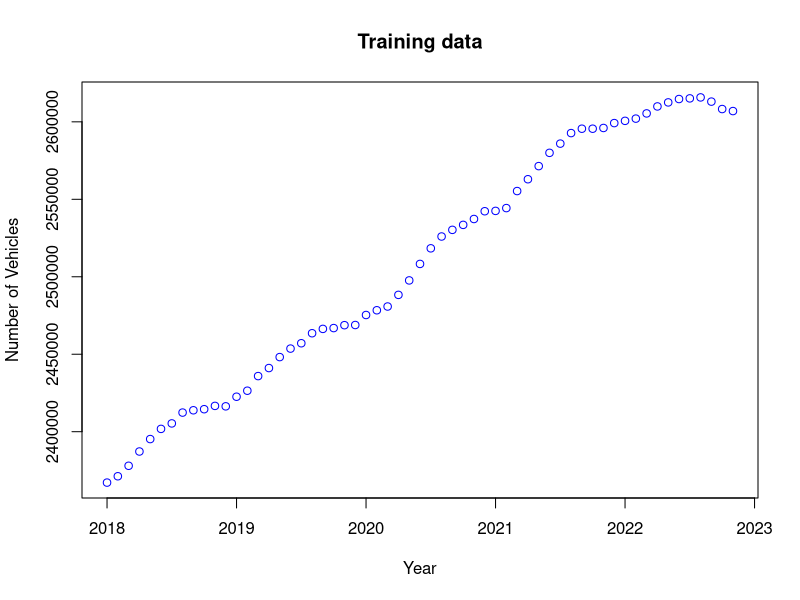
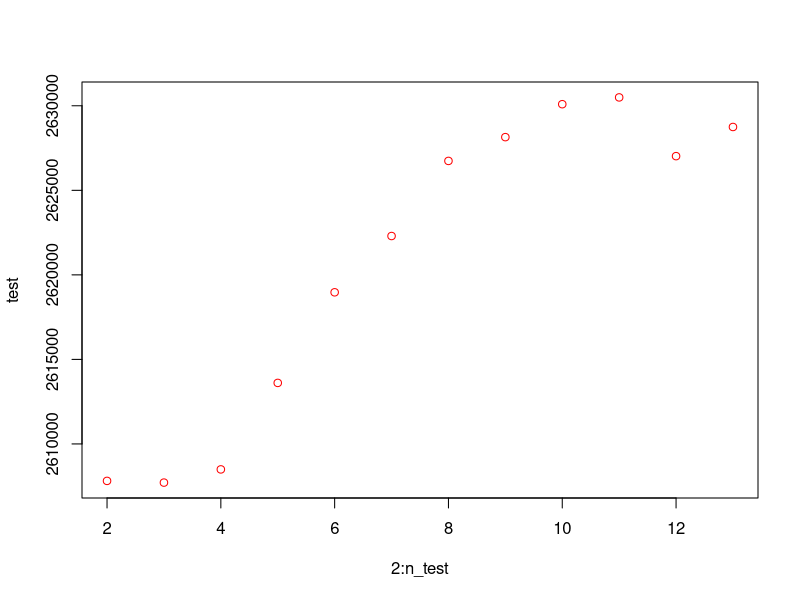
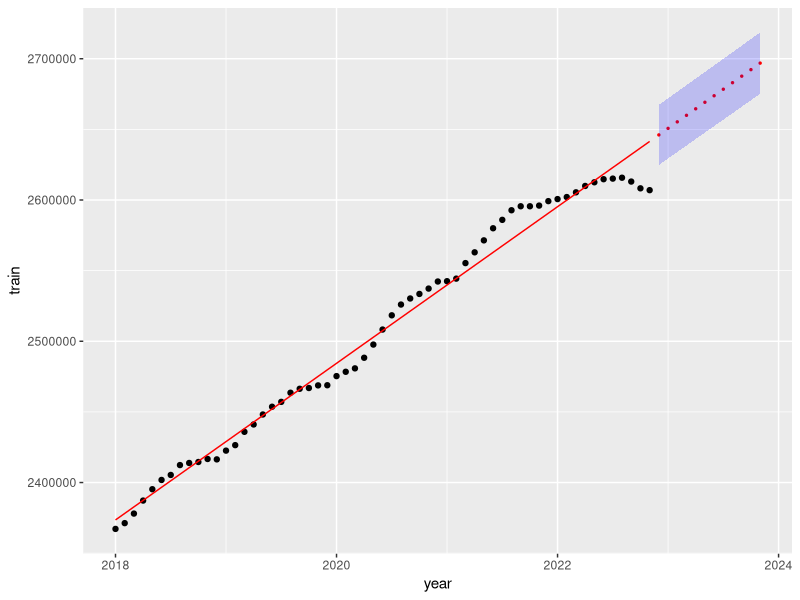
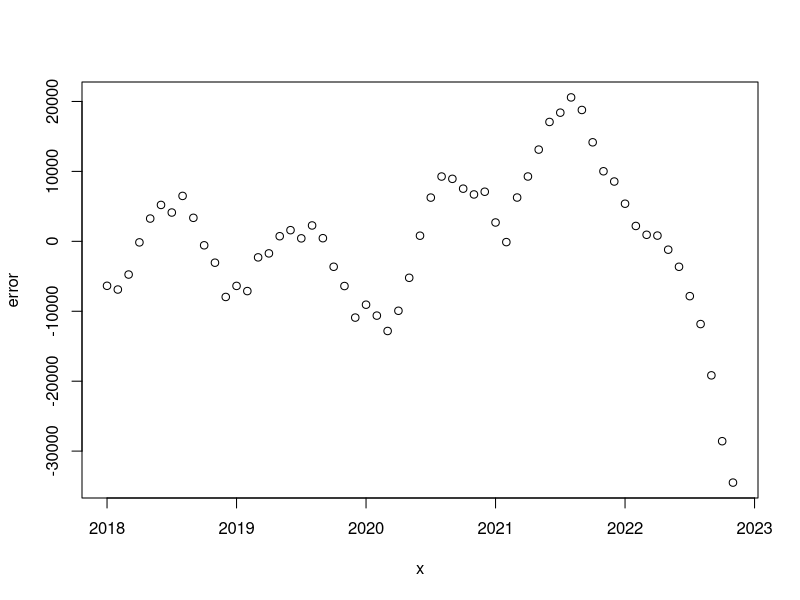
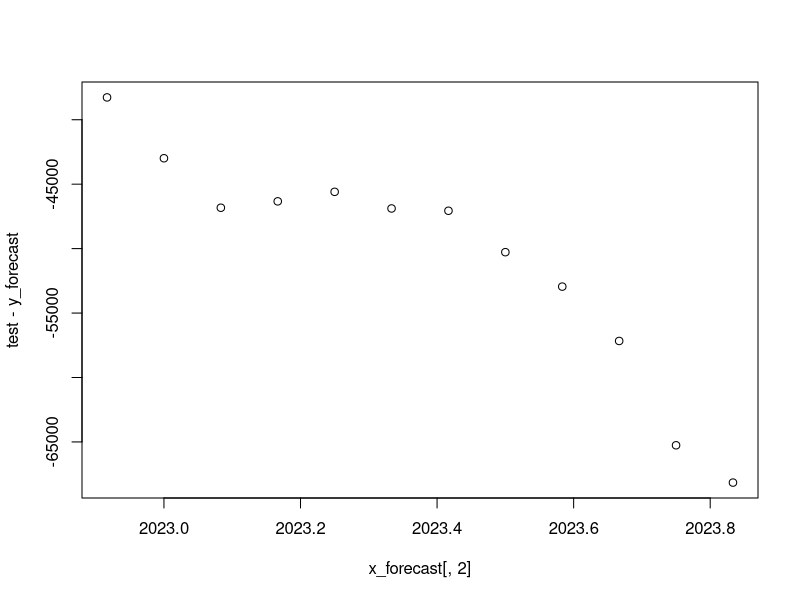
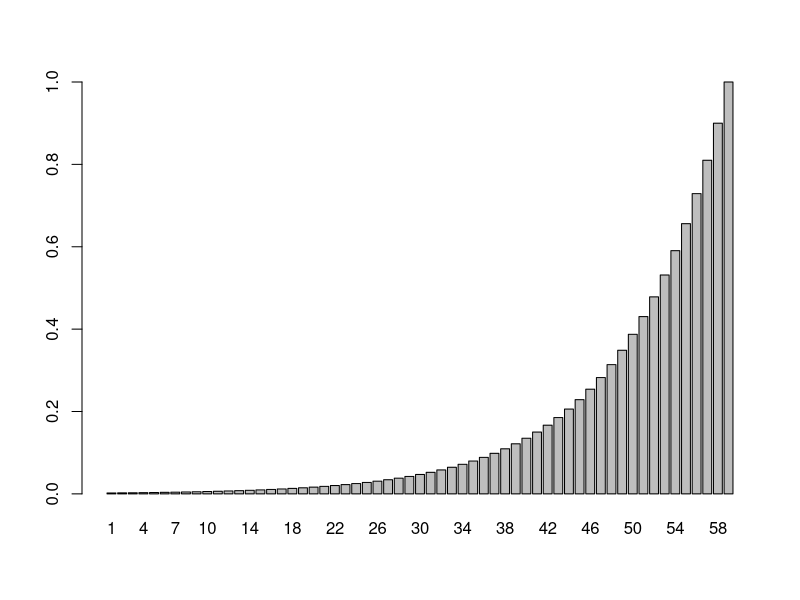

The R source for these figures, in order: (Note: this script raises an error after producing the figures.)
# Required package to read excel
library("readxl")
library("ggplot2")

### DATA IMPORT ###
# Training Data
my_data <- read_excel("Assignment 1/DST_BIL54_train.xlsx")
n_train <- length(my_data)
train <- unlist(my_data[1, 2:n_train])
x <- seq(2018, 2022 + 10/12, by = 1 / 12)
n = length(x)
y_train = train

# Test Data
my_data <- read_excel("Assignment 1/DST_BIL54_test.xlsx")
n_test <- length(my_data)
test <- unlist(my_data[1, 2:n_test])
y_test = test


##### Q1 #####
plot(x, train, col = "blue", title("Training data"), xlab="Year", ylab="Number of Vehicles")

plot(2:n_test, test, col = "red")






##### Q2 #####
# Q2.1
ones <- rep(1, length(x))
x_ols <- cbind(ones, x)
theta <- solve(t(x_ols) %*% x_ols) %*% t(x_ols) %*% train

y_hat <- x_ols %*% theta
#plot(x, y_hat, col = "blue", title("Training data - OLS estimate"))
print(theta)

# Error, squared errors and residual variance estimate
error <- train - y_hat
RSS_ols <- t(error) %*% error
sigma2 <- as.numeric(RSS_ols) / (n_train - length(theta))

# Variance and std of estimated errors
v_ols <- sigma2 * solve(t(x_ols) %*% x_ols)
s_ols <- sqrt(v_ols)

# Make forecast for next 12 months
x_forecast <- seq(2022 + 11 / 12, 2023 + 10 / 12, by = 1 / 12)
x_forecast <- cbind(1, x_forecast)
y_forecast <- x_forecast %*% theta

# Confidence interval
alpha <- 0.05
vmatrix <- sigma2*(1+(x_forecast%*%solve(t(x_ols)%*%x_ols))%*%t(x_forecast))

CI_lb <- y_forecast - qt(alpha / 2, n_train - length(theta)) * sqrt(diag(vmatrix))
CI_ub <- y_forecast + qt(alpha / 2, n_train - length(theta)) * sqrt(diag(vmatrix))

# Plot fitted model, training data, forecast and CI
df_train <- data.frame(year = x, y = train, y_hat = y_hat)
df_forecast <- data.frame(year = x_forecast[,2], y = y_forecast, CI_lb = CI_lb, CI_ub = CI_ub)


ggplot(df_train, aes(x = year, y=train)) +
  geom_point(col = "black") + 
  geom_line(aes(x = year, y=y_hat), col="red", size = 0.5) +
  geom_point(data = df_forecast, aes(x = year, y = y), col="red", size=.5) +
  geom_ribbon(data=df_forecast, aes(x=year,ymin=CI_lb, ymax=CI_ub), inherit.aes=FALSE, alpha=0.2, fill="blue")

# Risidual of model on historic data, clearly not white noise
plot(x, error)

# Test error, model overestimates car fleet
plot(x_forecast[,2], test - y_forecast)




##### Q3 #####

# 3.1
lambda = 0.9
SIGMA_OLS <- diag(n)
SIGMA_WLS <- diag(n)
for (i in 1:n) {
  SIGMA_WLS[i,i] <- 1/lambda^(n-i)
}
print(SIGMA_WLS[55:59,55:59])
W_WLS <- solve(SIGMA_WLS)

# 3.2
weights <- lambda^((n-1):0)
# plot the weights:
barplot(weights, names=1:n)

# 3.3
sum(weights)

# 3.4
WLS <- solve(t(x_ols)%*%solve(SIGMA)%*%x_ols)%*%(t(x_ols)%*%solve(SIGMA)%*%y_train)




##### Q4 #####
